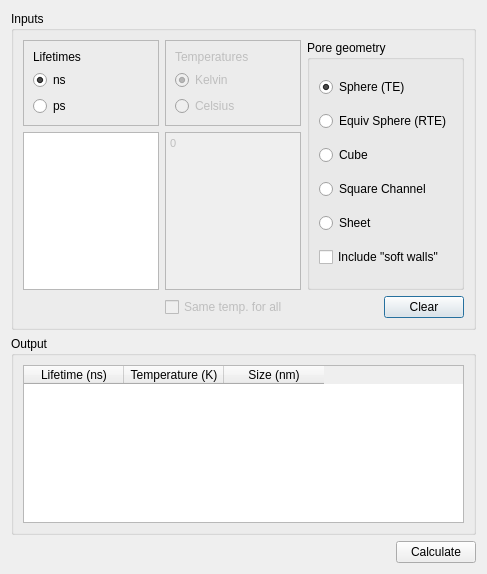
<ui version="4.0" >
 <class>TEcalcGUI</class>
 <widget class="QDialog" name="TEcalcGUI" >
  <property name="geometry" >
   <rect>
    <x>0</x>
    <y>0</y>
    <width>487</width>
    <height>574</height>
   </rect>
  </property>
  <property name="windowTitle" >
   <string>Dialog</string>
  </property>
  <layout class="QVBoxLayout" >
   <item>
    <widget class="QGroupBox" name="groupBox_2" >
     <property name="title" >
      <string>Inputs</string>
     </property>
     <layout class="QGridLayout" >
      <item row="0" column="0" >
       <widget class="QFrame" name="frame" >
        <property name="frameShape" >
         <enum>QFrame::StyledPanel</enum>
        </property>
        <property name="frameShadow" >
         <enum>QFrame::Raised</enum>
        </property>
        <layout class="QVBoxLayout" >
         <item>
          <widget class="QLabel" name="label" >
           <property name="text" >
            <string>Lifetimes</string>
           </property>
          </widget>
         </item>
         <item>
          <widget class="QRadioButton" name="nsRB" >
           <property name="text" >
            <string>ns</string>
           </property>
           <property name="checked" >
            <bool>true</bool>
           </property>
          </widget>
         </item>
         <item>
          <widget class="QRadioButton" name="psRB" >
           <property name="text" >
            <string>ps</string>
           </property>
          </widget>
         </item>
        </layout>
       </widget>
      </item>
      <item row="0" column="1" >
       <widget class="QFrame" name="frame_3" >
        <property name="enabled" >
         <bool>false</bool>
        </property>
        <property name="frameShape" >
         <enum>QFrame::StyledPanel</enum>
        </property>
        <property name="frameShadow" >
         <enum>QFrame::Raised</enum>
        </property>
        <layout class="QVBoxLayout" >
         <item>
          <widget class="QLabel" name="label_2" >
           <property name="text" >
            <string>Temperatures</string>
           </property>
          </widget>
         </item>
         <item>
          <widget class="QRadioButton" name="kelvinRB" >
           <property name="text" >
            <string>Kelvin</string>
           </property>
           <property name="checked" >
            <bool>true</bool>
           </property>
          </widget>
         </item>
         <item>
          <widget class="QRadioButton" name="celsiusRB" >
           <property name="text" >
            <string>Celsius</string>
           </property>
           <property name="checked" >
            <bool>false</bool>
           </property>
          </widget>
         </item>
        </layout>
       </widget>
      </item>
      <item rowspan="2" row="0" column="2" >
       <widget class="QGroupBox" name="groupBox" >
        <property name="sizePolicy" >
         <sizepolicy vsizetype="Preferred" hsizetype="Preferred" >
          <horstretch>0</horstretch>
          <verstretch>0</verstretch>
         </sizepolicy>
        </property>
        <property name="minimumSize" >
         <size>
          <width>0</width>
          <height>0</height>
         </size>
        </property>
        <property name="title" >
         <string>Pore geometry</string>
        </property>
        <layout class="QVBoxLayout" >
         <item>
          <widget class="QRadioButton" name="GeomSphereRB" >
           <property name="toolTip" >
            <string>&lt;html>&lt;head>&lt;meta name="qrichtext" content="1" />&lt;style type="text/css">
p, li { white-space: pre-wrap; }
&lt;/style>&lt;/head>&lt;body style=" font-family:'MS Shell Dlg 2'; font-size:8.25pt; font-weight:400; font-style:normal;">
&lt;p style=" margin-top:0px; margin-bottom:0px; margin-left:0px; margin-right:0px; -qt-block-indent:0; text-indent:0px; font-size:8pt;">Spherical pores. &lt;/p>
&lt;p style=" margin-top:0px; margin-bottom:0px; margin-left:0px; margin-right:0px; -qt-block-indent:0; text-indent:0px; font-size:8pt;">The &lt;span style=" font-weight:600;">original&lt;/span> Tao-Eldrup model is used.&lt;/p>&lt;/body>&lt;/html></string>
           </property>
           <property name="text" >
            <string>Sphere (TE)</string>
           </property>
           <property name="checked" >
            <bool>true</bool>
           </property>
          </widget>
         </item>
         <item>
          <widget class="QRadioButton" name="GeomEquivSphRB" >
           <property name="enabled" >
            <bool>true</bool>
           </property>
           <property name="toolTip" >
            <string>&lt;html>&lt;head>&lt;meta name="qrichtext" content="1" />&lt;style type="text/css">
p, li { white-space: pre-wrap; }
&lt;/style>&lt;/head>&lt;body style=" font-family:'MS Shell Dlg 2'; font-size:8.25pt; font-weight:400; font-style:normal;">
&lt;p style=" margin-top:0px; margin-bottom:0px; margin-left:0px; margin-right:0px; -qt-block-indent:0; text-indent:0px; font-size:8pt;">The rectangular Tao-Eldrup model is used to obtain a cubic pore size. Then the cube size is converted to an sphere of equivalent mean free path.&lt;/p>&lt;/body>&lt;/html></string>
           </property>
           <property name="text" >
            <string>Equiv Sphere (RTE)</string>
           </property>
           <property name="checked" >
            <bool>false</bool>
           </property>
          </widget>
         </item>
         <item>
          <widget class="QRadioButton" name="GeomCubeRB" >
           <property name="toolTip" >
            <string>&lt;html>&lt;head>&lt;meta name="qrichtext" content="1" />&lt;style type="text/css">
p, li { white-space: pre-wrap; }
&lt;/style>&lt;/head>&lt;body style=" font-family:'MS Shell Dlg 2'; font-size:8.25pt; font-weight:400; font-style:normal;">
&lt;p style=" margin-top:0px; margin-bottom:0px; margin-left:0px; margin-right:0px; -qt-block-indent:0; text-indent:0px;">Cubic pore.&lt;/p>
&lt;p style=" margin-top:0px; margin-bottom:0px; margin-left:0px; margin-right:0px; -qt-block-indent:0; text-indent:0px;">The &lt;span style=" font-weight:600;">Rectangular&lt;/span> Tao-Eldrup mode is used.&lt;/p>&lt;/body>&lt;/html></string>
           </property>
           <property name="text" >
            <string>Cube</string>
           </property>
          </widget>
         </item>
         <item>
          <widget class="QRadioButton" name="GeomChannelRB" >
           <property name="toolTip" >
            <string>&lt;html>&lt;head>&lt;meta name="qrichtext" content="1" />&lt;style type="text/css">
p, li { white-space: pre-wrap; }
&lt;/style>&lt;/head>&lt;body style=" font-family:'MS Shell Dlg 2'; font-size:8.25pt; font-weight:400; font-style:normal;">
&lt;p style=" margin-top:0px; margin-bottom:0px; margin-left:0px; margin-right:0px; -qt-block-indent:0; text-indent:0px;">Infinitelly long, square section channel.&lt;/p>
&lt;p style=" margin-top:0px; margin-bottom:0px; margin-left:0px; margin-right:0px; -qt-block-indent:0; text-indent:0px;">The &lt;span style=" font-weight:600;">Rectangular&lt;/span> Tao-Eldrup mode is used.&lt;/p>&lt;/body>&lt;/html></string>
           </property>
           <property name="text" >
            <string>Square Channel</string>
           </property>
          </widget>
         </item>
         <item>
          <widget class="QRadioButton" name="GeomSheetRB" >
           <property name="toolTip" >
            <string>&lt;html>&lt;head>&lt;meta name="qrichtext" content="1" />&lt;style type="text/css">
p, li { white-space: pre-wrap; }
&lt;/style>&lt;/head>&lt;body style=" font-family:'MS Shell Dlg 2'; font-size:8.25pt; font-weight:400; font-style:normal;">
&lt;p style=" margin-top:0px; margin-bottom:0px; margin-left:0px; margin-right:0px; -qt-block-indent:0; text-indent:0px;">Infinitelly wide, planar pore.&lt;/p>
&lt;p style=" margin-top:0px; margin-bottom:0px; margin-left:0px; margin-right:0px; -qt-block-indent:0; text-indent:0px; font-size:8pt;">The &lt;span style=" font-weight:600;">Rectangular&lt;/span> Tao-Eldrup mode is used.&lt;/p>&lt;/body>&lt;/html></string>
           </property>
           <property name="text" >
            <string>Sheet</string>
           </property>
          </widget>
         </item>
         <item>
          <widget class="QCheckBox" name="softwallsCB" >
           <property name="toolTip" >
            <string>&lt;html>&lt;head>&lt;meta name="qrichtext" content="1" />&lt;style type="text/css">
p, li { white-space: pre-wrap; }
&lt;/style>&lt;/head>&lt;body style=" font-family:'MS Shell Dlg 2'; font-size:8.25pt; font-weight:400; font-style:normal;">
&lt;p style=" margin-top:0px; margin-bottom:0px; margin-left:0px; margin-right:0px; -qt-block-indent:0; text-indent:0px; font-size:8pt;">The TE model (as well as the RTE) introduce the concept of "soft potential walls". &lt;/p>
&lt;p style=" margin-top:0px; margin-bottom:0px; margin-left:0px; margin-right:0px; -qt-block-indent:0; text-indent:0px; font-size:8pt;">If this option is checked, the "soft wall" width will be included in the reported size.&lt;/p>&lt;/body>&lt;/html></string>
           </property>
           <property name="text" >
            <string>Include "soft walls"</string>
           </property>
          </widget>
         </item>
        </layout>
       </widget>
      </item>
      <item row="1" column="0" >
       <widget class="QTextEdit" name="tauTE" >
        <property name="toolTip" >
         <string>&lt;html>&lt;head>&lt;meta name="qrichtext" content="1" />&lt;style type="text/css">
p, li { white-space: pre-wrap; }
&lt;/style>&lt;/head>&lt;body style=" font-family:'MS Shell Dlg 2'; font-size:8.25pt; font-weight:400; font-style:normal;">
&lt;p style=" margin-top:0px; margin-bottom:0px; margin-left:0px; margin-right:0px; -qt-block-indent:0; text-indent:0px;">Fill with lifetime values.&lt;/p>
&lt;p style=" margin-top:0px; margin-bottom:0px; margin-left:0px; margin-right:0px; -qt-block-indent:0; text-indent:0px;">Lists of values can be separated by spaces, carriage returns, tabulators or semicolons&lt;/p>&lt;/body>&lt;/html></string>
        </property>
       </widget>
      </item>
      <item row="1" column="1" >
       <widget class="QTextEdit" name="TempTE" >
        <property name="enabled" >
         <bool>false</bool>
        </property>
        <property name="toolTip" >
         <string>&lt;html>&lt;head>&lt;meta name="qrichtext" content="1" />&lt;style type="text/css">
p, li { white-space: pre-wrap; }
&lt;/style>&lt;/head>&lt;body style=" font-family:'MS Shell Dlg 2'; font-size:8.25pt; font-weight:400; font-style:normal;">
&lt;p style=" margin-top:0px; margin-bottom:0px; margin-left:0px; margin-right:0px; -qt-block-indent:0; text-indent:0px;">Fill with temperature values if you are using the Rectangular Tao-Eldrup model.&lt;/p>
&lt;p style="-qt-paragraph-type:empty; margin-top:0px; margin-bottom:0px; margin-left:0px; margin-right:0px; -qt-block-indent:0; text-indent:0px;">&lt;/p>
&lt;p style=" margin-top:0px; margin-bottom:0px; margin-left:0px; margin-right:0px; -qt-block-indent:0; text-indent:0px;">Lists of values can be separated by spaces, carriage returns, tabulators or semicolons.&lt;/p>
&lt;p style="-qt-paragraph-type:empty; margin-top:0px; margin-bottom:0px; margin-left:0px; margin-right:0px; -qt-block-indent:0; text-indent:0px;">&lt;/p>
&lt;p style=" margin-top:0px; margin-bottom:0px; margin-left:0px; margin-right:0px; -qt-block-indent:0; text-indent:0px;">If you want to calculate many lifetimes for the same temperature, enter a single value here and check the "Same temp." option below.&lt;/p>&lt;/body>&lt;/html></string>
        </property>
        <property name="html" >
         <string>&lt;html>&lt;head>&lt;meta name="qrichtext" content="1" />&lt;style type="text/css">
p, li { white-space: pre-wrap; }
&lt;/style>&lt;/head>&lt;body style=" font-family:'MS Shell Dlg 2'; font-size:8.25pt; font-weight:400; font-style:normal;">
&lt;p style=" margin-top:0px; margin-bottom:0px; margin-left:0px; margin-right:0px; -qt-block-indent:0; text-indent:0px; font-size:8pt;">0&lt;/p>&lt;/body>&lt;/html></string>
        </property>
       </widget>
      </item>
      <item row="2" column="1" >
       <widget class="QCheckBox" name="sameTempCB" >
        <property name="enabled" >
         <bool>false</bool>
        </property>
        <property name="toolTip" >
         <string>&lt;html>&lt;head>&lt;meta name="qrichtext" content="1" />&lt;style type="text/css">
p, li { white-space: pre-wrap; }
&lt;/style>&lt;/head>&lt;body style=" font-family:'MS Shell Dlg 2'; font-size:8.25pt; font-weight:400; font-style:normal;">
&lt;p style=" margin-top:0px; margin-bottom:0px; margin-left:0px; margin-right:0px; -qt-block-indent:0; text-indent:0px;">Enable this if you want to use a single temperature value for all the calculations.&lt;/p>&lt;/body>&lt;/html></string>
        </property>
        <property name="text" >
         <string>Same temp. for all</string>
        </property>
       </widget>
      </item>
      <item row="2" column="2" >
       <layout class="QHBoxLayout" >
        <item>
         <spacer>
          <property name="orientation" >
           <enum>Qt::Horizontal</enum>
          </property>
          <property name="sizeHint" >
           <size>
            <width>40</width>
            <height>20</height>
           </size>
          </property>
         </spacer>
        </item>
        <item>
         <widget class="QPushButton" name="ClearPB" >
          <property name="toolTip" >
           <string>&lt;html>&lt;head>&lt;meta name="qrichtext" content="1" />&lt;style type="text/css">
p, li { white-space: pre-wrap; }
&lt;/style>&lt;/head>&lt;body style=" font-family:'MS Shell Dlg 2'; font-size:8.25pt; font-weight:400; font-style:normal;">
&lt;p style=" margin-top:0px; margin-bottom:0px; margin-left:0px; margin-right:0px; -qt-block-indent:0; text-indent:0px;">Clear the Lifetime and Temperature inputs, as well as the results.&lt;/p>&lt;/body>&lt;/html></string>
          </property>
          <property name="text" >
           <string>Clear</string>
          </property>
         </widget>
        </item>
       </layout>
      </item>
     </layout>
    </widget>
   </item>
   <item>
    <widget class="QGroupBox" name="groupBox_3" >
     <property name="title" >
      <string>Output</string>
     </property>
     <layout class="QVBoxLayout" >
      <item>
       <widget class="QTableWidget" name="resultsTable" >
        <property name="contextMenuPolicy" >
         <enum>Qt::ActionsContextMenu</enum>
        </property>
        <property name="toolTip" >
         <string>&lt;html>&lt;head>&lt;meta name="qrichtext" content="1" />&lt;style type="text/css">
p, li { white-space: pre-wrap; }
&lt;/style>&lt;/head>&lt;body style=" font-family:'MS Shell Dlg 2'; font-size:8.25pt; font-weight:400; font-style:normal;">
&lt;p style=" margin-top:0px; margin-bottom:0px; margin-left:0px; margin-right:0px; -qt-block-indent:0; text-indent:0px;">Results.&lt;/p>
&lt;p style=" margin-top:0px; margin-bottom:0px; margin-left:0px; margin-right:0px; -qt-block-indent:0; text-indent:0px;">You can copy them all by selecting the desired results and using the context menu option.&lt;/p>&lt;/body>&lt;/html></string>
        </property>
        <property name="editTriggers" >
         <set>QAbstractItemView::NoEditTriggers</set>
        </property>
        <property name="sortingEnabled" >
         <bool>false</bool>
        </property>
        <column>
         <property name="text" >
          <string>Lifetime (ns)</string>
         </property>
        </column>
        <column>
         <property name="text" >
          <string>Temperature (K)</string>
         </property>
        </column>
        <column>
         <property name="text" >
          <string>Size (nm)</string>
         </property>
        </column>
       </widget>
      </item>
     </layout>
    </widget>
   </item>
   <item>
    <layout class="QHBoxLayout" >
     <item>
      <spacer>
       <property name="orientation" >
        <enum>Qt::Horizontal</enum>
       </property>
       <property name="sizeHint" >
        <size>
         <width>40</width>
         <height>20</height>
        </size>
       </property>
      </spacer>
     </item>
     <item>
      <widget class="QPushButton" name="CalculatePB" >
       <property name="text" >
        <string>Calculate</string>
       </property>
      </widget>
     </item>
    </layout>
   </item>
  </layout>
  <action name="actionCopy_Results_Selection" >
   <property name="text" >
    <string>Copy_Results_Selection</string>
   </property>
  </action>
 </widget>
 <resources/>
 <connections>
  <connection>
   <sender>ClearPB</sender>
   <signal>clicked()</signal>
   <receiver>TempTE</receiver>
   <slot>clear()</slot>
   <hints>
    <hint type="sourcelabel" >
     <x>419</x>
     <y>302</y>
    </hint>
    <hint type="destinationlabel" >
     <x>203</x>
     <y>186</y>
    </hint>
   </hints>
  </connection>
  <connection>
   <sender>ClearPB</sender>
   <signal>clicked()</signal>
   <receiver>tauTE</receiver>
   <slot>clear()</slot>
   <hints>
    <hint type="sourcelabel" >
     <x>447</x>
     <y>302</y>
    </hint>
    <hint type="destinationlabel" >
     <x>77</x>
     <y>207</y>
    </hint>
   </hints>
  </connection>
  <connection>
   <sender>GeomSphereRB</sender>
   <signal>toggled(bool)</signal>
   <receiver>TempTE</receiver>
   <slot>setDisabled(bool)</slot>
   <hints>
    <hint type="sourcelabel" >
     <x>374</x>
     <y>82</y>
    </hint>
    <hint type="destinationlabel" >
     <x>248</x>
     <y>166</y>
    </hint>
   </hints>
  </connection>
  <connection>
   <sender>GeomSphereRB</sender>
   <signal>toggled(bool)</signal>
   <receiver>sameTempCB</receiver>
   <slot>setDisabled(bool)</slot>
   <hints>
    <hint type="sourcelabel" >
     <x>414</x>
     <y>85</y>
    </hint>
    <hint type="destinationlabel" >
     <x>224</x>
     <y>305</y>
    </hint>
   </hints>
  </connection>
  <connection>
   <sender>GeomSphereRB</sender>
   <signal>toggled(bool)</signal>
   <receiver>frame_3</receiver>
   <slot>setDisabled(bool)</slot>
   <hints>
    <hint type="sourcelabel" >
     <x>382</x>
     <y>76</y>
    </hint>
    <hint type="destinationlabel" >
     <x>215</x>
     <y>79</y>
    </hint>
   </hints>
  </connection>
  <connection>
   <sender>ClearPB</sender>
   <signal>clicked()</signal>
   <receiver>resultsTable</receiver>
   <slot>clearContents()</slot>
   <hints>
    <hint type="sourcelabel" >
     <x>452</x>
     <y>308</y>
    </hint>
    <hint type="destinationlabel" >
     <x>419</x>
     <y>421</y>
    </hint>
   </hints>
  </connection>
 </connections>
</ui>
